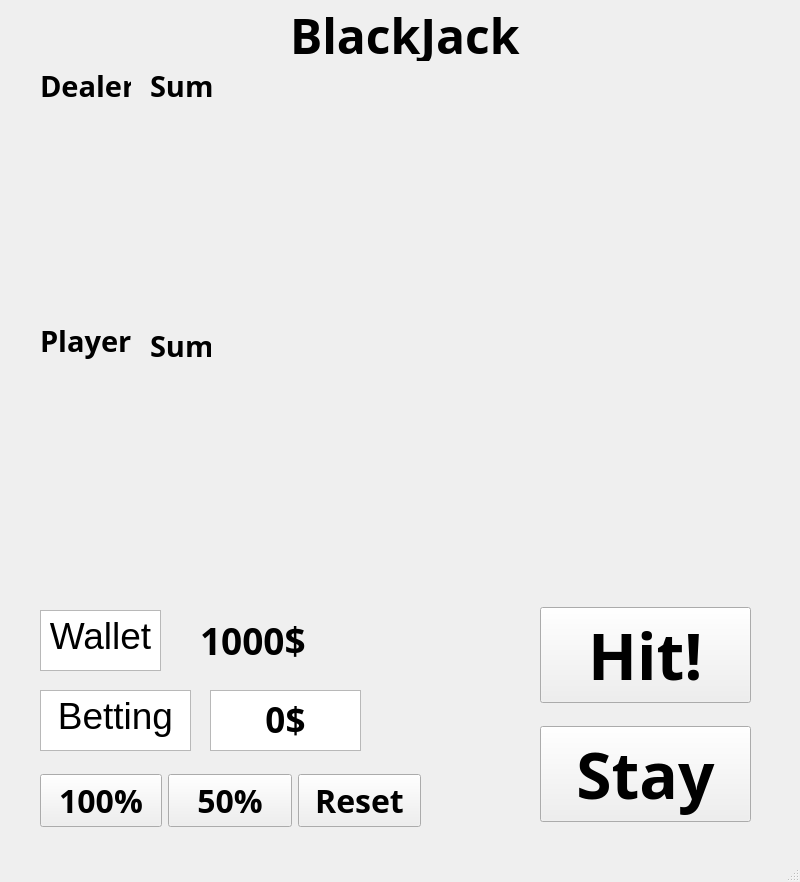
<?xml version="1.0" encoding="UTF-8"?>
<ui version="4.0">
 <class>BlackJack</class>
 <widget class="QMainWindow" name="BlackJack">
  <property name="geometry">
   <rect>
    <x>0</x>
    <y>0</y>
    <width>800</width>
    <height>882</height>
   </rect>
  </property>
  <property name="windowTitle">
   <string>MainWindow</string>
  </property>
  <widget class="QWidget" name="centralwidget">
   <widget class="QWidget" name="horizontalLayoutWidget">
    <property name="geometry">
     <rect>
      <x>40</x>
      <y>100</y>
      <width>711</width>
      <height>221</height>
     </rect>
    </property>
    <layout class="QHBoxLayout" name="horizontalLayout">
     <item>
      <widget class="QLabel" name="Dealer_1">
       <property name="text">
        <string/>
       </property>
      </widget>
     </item>
     <item>
      <widget class="QLabel" name="Dealer_2">
       <property name="text">
        <string/>
       </property>
      </widget>
     </item>
     <item>
      <widget class="QLabel" name="Dealer_3">
       <property name="text">
        <string/>
       </property>
      </widget>
     </item>
     <item>
      <widget class="QLabel" name="Dealer_4">
       <property name="text">
        <string/>
       </property>
      </widget>
     </item>
     <item>
      <widget class="QLabel" name="Dealer_5">
       <property name="text">
        <string/>
       </property>
      </widget>
     </item>
    </layout>
   </widget>
   <widget class="QLabel" name="label_5">
    <property name="geometry">
     <rect>
      <x>40</x>
      <y>70</y>
      <width>91</width>
      <height>31</height>
     </rect>
    </property>
    <property name="font">
     <font>
      <family>Yu Gothic UI Semibold</family>
      <pointsize>22</pointsize>
      <weight>75</weight>
      <bold>true</bold>
     </font>
    </property>
    <property name="text">
     <string>Dealer</string>
    </property>
   </widget>
   <widget class="QLabel" name="label_6">
    <property name="geometry">
     <rect>
      <x>40</x>
      <y>320</y>
      <width>91</width>
      <height>41</height>
     </rect>
    </property>
    <property name="font">
     <font>
      <family>Yu Gothic UI Semibold</family>
      <pointsize>22</pointsize>
      <weight>75</weight>
      <bold>true</bold>
     </font>
    </property>
    <property name="text">
     <string>Player</string>
    </property>
   </widget>
   <widget class="QLabel" name="label_15">
    <property name="geometry">
     <rect>
      <x>290</x>
      <y>10</y>
      <width>241</width>
      <height>51</height>
     </rect>
    </property>
    <property name="font">
     <font>
      <family>Yu Gothic UI Semibold</family>
      <pointsize>36</pointsize>
      <weight>75</weight>
      <bold>true</bold>
     </font>
    </property>
    <property name="text">
     <string>BlackJack</string>
    </property>
   </widget>
   <widget class="QWidget" name="horizontalLayoutWidget_2">
    <property name="geometry">
     <rect>
      <x>40</x>
      <y>360</y>
      <width>711</width>
      <height>221</height>
     </rect>
    </property>
    <layout class="QHBoxLayout" name="horizontalLayout_4">
     <item>
      <widget class="QLabel" name="Player_1">
       <property name="text">
        <string/>
       </property>
      </widget>
     </item>
     <item>
      <widget class="QLabel" name="Player_2">
       <property name="text">
        <string/>
       </property>
      </widget>
     </item>
     <item>
      <widget class="QLabel" name="Player_3">
       <property name="text">
        <string/>
       </property>
      </widget>
     </item>
     <item>
      <widget class="QLabel" name="Player_4">
       <property name="text">
        <string/>
       </property>
      </widget>
     </item>
     <item>
      <widget class="QLabel" name="Player_5">
       <property name="text">
        <string/>
       </property>
      </widget>
     </item>
    </layout>
   </widget>
   <widget class="QLabel" name="Dealer_Sum">
    <property name="geometry">
     <rect>
      <x>150</x>
      <y>70</y>
      <width>181</width>
      <height>31</height>
     </rect>
    </property>
    <property name="font">
     <font>
      <family>Yu Gothic UI Semibold</family>
      <pointsize>22</pointsize>
      <weight>75</weight>
      <bold>true</bold>
     </font>
    </property>
    <property name="text">
     <string>Sum</string>
    </property>
   </widget>
   <widget class="QLabel" name="Player_Sum">
    <property name="geometry">
     <rect>
      <x>150</x>
      <y>330</y>
      <width>61</width>
      <height>31</height>
     </rect>
    </property>
    <property name="font">
     <font>
      <family>Yu Gothic UI Semibold</family>
      <pointsize>22</pointsize>
      <weight>75</weight>
      <bold>true</bold>
     </font>
    </property>
    <property name="text">
     <string>Sum</string>
    </property>
   </widget>
   <widget class="QTextBrowser" name="textBrowser">
    <property name="geometry">
     <rect>
      <x>40</x>
      <y>610</y>
      <width>121</width>
      <height>61</height>
     </rect>
    </property>
    <property name="html">
     <string>&lt;!DOCTYPE HTML PUBLIC &quot;-//W3C//DTD HTML 4.0//EN&quot; &quot;http://www.w3.org/TR/REC-html40/strict.dtd&quot;&gt;
&lt;html&gt;&lt;head&gt;&lt;meta name=&quot;qrichtext&quot; content=&quot;1&quot; /&gt;&lt;style type=&quot;text/css&quot;&gt;
p, li { white-space: pre-wrap; }
&lt;/style&gt;&lt;/head&gt;&lt;body style=&quot; font-family:'Gulim'; font-size:9pt; font-weight:400; font-style:normal;&quot;&gt;
&lt;p align=&quot;center&quot; style=&quot; margin-top:0px; margin-bottom:0px; margin-left:0px; margin-right:0px; -qt-block-indent:0; text-indent:0px;&quot;&gt;&lt;span style=&quot; font-family:'Yu Gothic UI Semibold'; font-size:28pt;&quot;&gt;Wallet&lt;/span&gt;&lt;/p&gt;&lt;/body&gt;&lt;/html&gt;</string>
    </property>
   </widget>
   <widget class="QTextBrowser" name="textBrowser_2">
    <property name="geometry">
     <rect>
      <x>40</x>
      <y>690</y>
      <width>151</width>
      <height>61</height>
     </rect>
    </property>
    <property name="html">
     <string>&lt;!DOCTYPE HTML PUBLIC &quot;-//W3C//DTD HTML 4.0//EN&quot; &quot;http://www.w3.org/TR/REC-html40/strict.dtd&quot;&gt;
&lt;html&gt;&lt;head&gt;&lt;meta name=&quot;qrichtext&quot; content=&quot;1&quot; /&gt;&lt;style type=&quot;text/css&quot;&gt;
p, li { white-space: pre-wrap; }
&lt;/style&gt;&lt;/head&gt;&lt;body style=&quot; font-family:'Gulim'; font-size:9pt; font-weight:400; font-style:normal;&quot;&gt;
&lt;p align=&quot;center&quot; style=&quot; margin-top:0px; margin-bottom:0px; margin-left:0px; margin-right:0px; -qt-block-indent:0; text-indent:0px;&quot;&gt;&lt;span style=&quot; font-family:'Yu Gothic UI Semibold'; font-size:28pt;&quot;&gt;Betting&lt;/span&gt;&lt;/p&gt;&lt;/body&gt;&lt;/html&gt;</string>
    </property>
   </widget>
   <widget class="QWidget" name="horizontalLayoutWidget_3">
    <property name="geometry">
     <rect>
      <x>40</x>
      <y>760</y>
      <width>381</width>
      <height>81</height>
     </rect>
    </property>
    <layout class="QHBoxLayout" name="horizontalLayout_5">
     <item>
      <widget class="QPushButton" name="btn100">
       <property name="maximumSize">
        <size>
         <width>122</width>
         <height>16777215</height>
        </size>
       </property>
       <property name="font">
        <font>
         <family>Yu Gothic UI Semibold</family>
         <pointsize>24</pointsize>
         <weight>75</weight>
         <bold>true</bold>
        </font>
       </property>
       <property name="text">
        <string>100%</string>
       </property>
      </widget>
     </item>
     <item>
      <widget class="QPushButton" name="btn50">
       <property name="font">
        <font>
         <family>Yu Gothic UI Semibold</family>
         <pointsize>24</pointsize>
         <weight>75</weight>
         <bold>true</bold>
        </font>
       </property>
       <property name="text">
        <string>50%</string>
       </property>
      </widget>
     </item>
     <item>
      <widget class="QPushButton" name="btnreset">
       <property name="font">
        <font>
         <family>Yu Gothic UI Semibold</family>
         <pointsize>24</pointsize>
         <weight>75</weight>
         <bold>true</bold>
        </font>
       </property>
       <property name="text">
        <string>Reset</string>
       </property>
      </widget>
     </item>
    </layout>
   </widget>
   <widget class="QLabel" name="Show_Wallet">
    <property name="geometry">
     <rect>
      <x>200</x>
      <y>610</y>
      <width>111</width>
      <height>61</height>
     </rect>
    </property>
    <property name="font">
     <font>
      <family>Yu Gothic UI Semibold</family>
      <pointsize>28</pointsize>
      <weight>75</weight>
      <bold>true</bold>
     </font>
    </property>
    <property name="text">
     <string>1000$</string>
    </property>
   </widget>
   <widget class="QWidget" name="verticalLayoutWidget">
    <property name="geometry">
     <rect>
      <x>540</x>
      <y>590</y>
      <width>211</width>
      <height>251</height>
     </rect>
    </property>
    <layout class="QVBoxLayout" name="verticalLayout">
     <item>
      <widget class="QPushButton" name="btnhit">
       <property name="font">
        <font>
         <family>Yu Gothic UI Semibold</family>
         <pointsize>48</pointsize>
         <weight>75</weight>
         <bold>true</bold>
        </font>
       </property>
       <property name="text">
        <string>Hit!</string>
       </property>
      </widget>
     </item>
     <item>
      <widget class="QPushButton" name="btnstay">
       <property name="font">
        <font>
         <family>Yu Gothic UI Semibold</family>
         <pointsize>48</pointsize>
         <weight>75</weight>
         <bold>true</bold>
        </font>
       </property>
       <property name="text">
        <string>Stay</string>
       </property>
      </widget>
     </item>
    </layout>
   </widget>
   <widget class="QTextEdit" name="Show_Betting">
    <property name="geometry">
     <rect>
      <x>210</x>
      <y>690</y>
      <width>151</width>
      <height>61</height>
     </rect>
    </property>
    <property name="font">
     <font>
      <family>Yu Gothic UI Semibold</family>
      <pointsize>26</pointsize>
      <weight>75</weight>
      <bold>true</bold>
     </font>
    </property>
    <property name="html">
     <string>&lt;!DOCTYPE HTML PUBLIC &quot;-//W3C//DTD HTML 4.0//EN&quot; &quot;http://www.w3.org/TR/REC-html40/strict.dtd&quot;&gt;
&lt;html&gt;&lt;head&gt;&lt;meta name=&quot;qrichtext&quot; content=&quot;1&quot; /&gt;&lt;style type=&quot;text/css&quot;&gt;
p, li { white-space: pre-wrap; }
&lt;/style&gt;&lt;/head&gt;&lt;body style=&quot; font-family:'Yu Gothic UI Semibold'; font-size:26pt; font-weight:600; font-style:normal;&quot;&gt;
&lt;p align=&quot;center&quot; style=&quot; margin-top:0px; margin-bottom:0px; margin-left:0px; margin-right:0px; -qt-block-indent:0; text-indent:0px;&quot;&gt;&lt;span style=&quot; font-family:'Gulim';&quot;&gt;0$&lt;/span&gt;&lt;/p&gt;&lt;/body&gt;&lt;/html&gt;</string>
    </property>
   </widget>
  </widget>
  <widget class="QMenuBar" name="menubar">
   <property name="geometry">
    <rect>
     <x>0</x>
     <y>0</y>
     <width>800</width>
     <height>21</height>
    </rect>
   </property>
  </widget>
  <widget class="QStatusBar" name="statusbar"/>
 </widget>
 <resources/>
 <connections>
  <connection>
   <sender>btn100</sender>
   <signal>clicked()</signal>
   <receiver>BlackJack</receiver>
   <slot>Btn_100()</slot>
   <hints>
    <hint type="sourcelabel">
     <x>115</x>
     <y>828</y>
    </hint>
    <hint type="destinationlabel">
     <x>182</x>
     <y>571</y>
    </hint>
   </hints>
  </connection>
  <connection>
   <sender>btn50</sender>
   <signal>clicked()</signal>
   <receiver>BlackJack</receiver>
   <slot>Btn_50()</slot>
   <hints>
    <hint type="sourcelabel">
     <x>234</x>
     <y>813</y>
    </hint>
    <hint type="destinationlabel">
     <x>254</x>
     <y>605</y>
    </hint>
   </hints>
  </connection>
  <connection>
   <sender>btnreset</sender>
   <signal>clicked()</signal>
   <receiver>BlackJack</receiver>
   <slot>Btn_Reset()</slot>
   <hints>
    <hint type="sourcelabel">
     <x>344</x>
     <y>819</y>
    </hint>
    <hint type="destinationlabel">
     <x>386</x>
     <y>609</y>
    </hint>
   </hints>
  </connection>
  <connection>
   <sender>btnhit</sender>
   <signal>clicked()</signal>
   <receiver>BlackJack</receiver>
   <slot>Btn_Hit()</slot>
   <hints>
    <hint type="sourcelabel">
     <x>596</x>
     <y>647</y>
    </hint>
    <hint type="destinationlabel">
     <x>499</x>
     <y>633</y>
    </hint>
   </hints>
  </connection>
  <connection>
   <sender>btnstay</sender>
   <signal>clicked()</signal>
   <receiver>BlackJack</receiver>
   <slot>Btn_Stay()</slot>
   <hints>
    <hint type="sourcelabel">
     <x>579</x>
     <y>764</y>
    </hint>
    <hint type="destinationlabel">
     <x>497</x>
     <y>757</y>
    </hint>
   </hints>
  </connection>
 </connections>
 <slots>
  <slot>Btn_100()</slot>
  <slot>Btn_50()</slot>
  <slot>Btn_Reset()</slot>
  <slot>Btn_Hit()</slot>
  <slot>Btn_Stay()</slot>
 </slots>
</ui>
